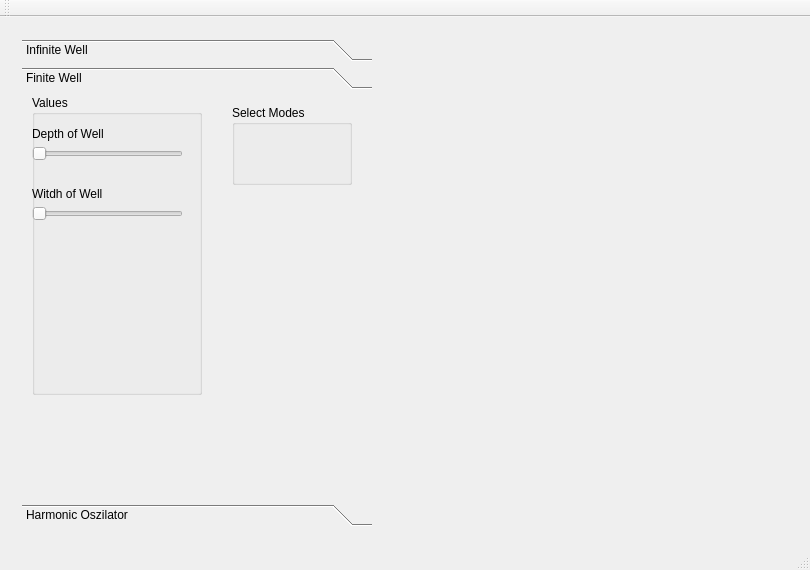
<?xml version="1.0" encoding="UTF-8"?>
<ui version="4.0">
 <class>QM_Pot</class>
 <widget class="QMainWindow" name="QM_Pot">
  <property name="geometry">
   <rect>
    <x>0</x>
    <y>0</y>
    <width>810</width>
    <height>570</height>
   </rect>
  </property>
  <property name="windowTitle">
   <string>QM_Pot</string>
  </property>
  <widget class="QWidget" name="centralWidget">
   <layout class="QHBoxLayout" name="horizontalLayout">
    <item>
     <widget class="QWidget" name="widget" native="true">
      <layout class="QHBoxLayout" name="horizontalLayout_2">
       <item>
        <widget class="QToolBox" name="Potentials">
         <property name="sizePolicy">
          <sizepolicy hsizetype="Maximum" vsizetype="Preferred">
           <horstretch>0</horstretch>
           <verstretch>0</verstretch>
          </sizepolicy>
         </property>
         <property name="maximumSize">
          <size>
           <width>350</width>
           <height>16777215</height>
          </size>
         </property>
         <property name="font">
          <font>
           <pointsize>9</pointsize>
           <weight>50</weight>
           <bold>false</bold>
           <kerning>true</kerning>
          </font>
         </property>
         <property name="frameShape">
          <enum>QFrame::NoFrame</enum>
         </property>
         <property name="currentIndex">
          <number>1</number>
         </property>
         <widget class="QWidget" name="infinite">
          <property name="geometry">
           <rect>
            <x>0</x>
            <y>0</y>
            <width>350</width>
            <height>397</height>
           </rect>
          </property>
          <attribute name="label">
           <string>Infinite Well</string>
          </attribute>
         </widget>
         <widget class="QWidget" name="finite">
          <property name="geometry">
           <rect>
            <x>0</x>
            <y>0</y>
            <width>350</width>
            <height>379</height>
           </rect>
          </property>
          <attribute name="label">
           <string>Finite Well</string>
          </attribute>
          <widget class="QGroupBox" name="modes">
           <property name="geometry">
            <rect>
             <x>210</x>
             <y>10</y>
             <width>120</width>
             <height>80</height>
            </rect>
           </property>
           <property name="title">
            <string>Select Modes</string>
           </property>
          </widget>
          <widget class="QGroupBox" name="value_adjust">
           <property name="geometry">
            <rect>
             <x>10</x>
             <y>0</y>
             <width>170</width>
             <height>300</height>
            </rect>
           </property>
           <property name="title">
            <string>Values</string>
           </property>
           <widget class="QWidget" name="Slider" native="true">
            <property name="geometry">
             <rect>
              <x>0</x>
              <y>30</y>
              <width>160</width>
              <height>50</height>
             </rect>
            </property>
            <widget class="QSlider" name="horizontalSlider">
             <property name="geometry">
              <rect>
               <x>0</x>
               <y>20</y>
               <width>151</width>
               <height>18</height>
              </rect>
             </property>
             <property name="orientation">
              <enum>Qt::Horizontal</enum>
             </property>
            </widget>
            <widget class="QLabel" name="label">
             <property name="geometry">
              <rect>
               <x>0</x>
               <y>0</y>
               <width>81</width>
               <height>17</height>
              </rect>
             </property>
             <property name="text">
              <string>Depth of Well</string>
             </property>
            </widget>
           </widget>
           <widget class="QWidget" name="Slider_2" native="true">
            <property name="geometry">
             <rect>
              <x>0</x>
              <y>90</y>
              <width>160</width>
              <height>50</height>
             </rect>
            </property>
            <widget class="QSlider" name="horizontalSlider_2">
             <property name="geometry">
              <rect>
               <x>0</x>
               <y>20</y>
               <width>151</width>
               <height>18</height>
              </rect>
             </property>
             <property name="orientation">
              <enum>Qt::Horizontal</enum>
             </property>
            </widget>
            <widget class="QLabel" name="label_2">
             <property name="geometry">
              <rect>
               <x>0</x>
               <y>0</y>
               <width>101</width>
               <height>17</height>
              </rect>
             </property>
             <property name="text">
              <string>Witdh of Well</string>
             </property>
            </widget>
           </widget>
          </widget>
         </widget>
         <widget class="QWidget" name="harmonic">
          <property name="geometry">
           <rect>
            <x>0</x>
            <y>0</y>
            <width>350</width>
            <height>397</height>
           </rect>
          </property>
          <attribute name="label">
           <string>Harmonic Oszilator</string>
          </attribute>
         </widget>
        </widget>
       </item>
       <item>
        <widget class="QWidget" name="widget_2" native="true"/>
       </item>
      </layout>
     </widget>
    </item>
   </layout>
  </widget>
  <widget class="QMenuBar" name="menuBar">
   <property name="geometry">
    <rect>
     <x>0</x>
     <y>0</y>
     <width>810</width>
     <height>27</height>
    </rect>
   </property>
  </widget>
  <widget class="QToolBar" name="mainToolBar">
   <attribute name="toolBarArea">
    <enum>TopToolBarArea</enum>
   </attribute>
   <attribute name="toolBarBreak">
    <bool>false</bool>
   </attribute>
  </widget>
  <widget class="QStatusBar" name="statusBar"/>
 </widget>
 <layoutdefault spacing="6" margin="11"/>
 <resources/>
 <connections/>
</ui>
